Frame 1 (no input): blank canvas, image omitted
Frame 60 (the mouse pressed at the canvas centre just before this capture): blank canvas, image omitted
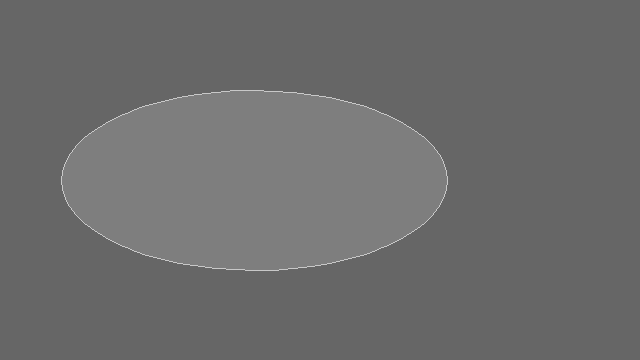
Frame 120 (the mouse held since frame 60 and released just before this capture)

The Processing sketch whose frames 1 and 60 were blank and that drew this single picture after the mouse press (run headless with seeded random() and noise(); from frame 60 on, the mouse is pressed at the canvas centre):

// Processing sketch: Strange_ellipses
// ── Strange_ellipses.pde
void setup(){
  size(640, 360);
  noSmooth();
  fill(126);
  background(102);
}
void draw() {
  if (mousePressed) {
    stroke(200);
    ellipse(mouseX-66, mouseY, mouseX+66, mouseY);
  } else {
    stroke(0);
  }
  
}

//void draw(){
// background(192, 64, 0);
//  ellipse(mouseX, mouseY, 20, 20);
//  if (mousePressed) {
//    stroke(255);
//  } else {
//    stroke(0);
//  }
  //ellipse(mouseX-66, mouseY, mouseX+66, mouseY);
//} 
